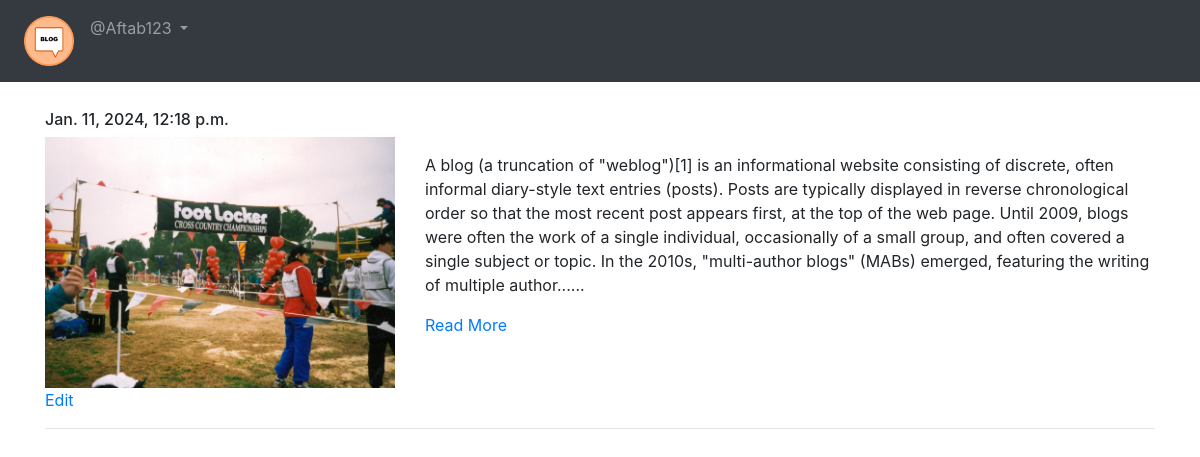
Page /blog/my-blogs/ (signed in) on the committed database.
### App_Blog/models.py (models this page shows, shortened)
class Blog(models.Model):
    author = models.ForeignKey(User, related_name='post_author', on_delete=models.CASCADE)
    blog_title = models.CharField(max_length=264, verbose_name="Put a Title")
    slug = models.SlugField(max_length=264, unique=True)
    blog_content = models.TextField(verbose_name="What is on your mind?")
    blog_image = models.ImageField(upload_to='blog_images', verbose_name="Image")
    publish_date = models.DateTimeField(auto_now_add=True)
    update_date = models.DateTimeField(auto_now=True)
    class Meta:
        ordering = ('-publish_date',)

### App_Blog/views.py (the view)
# urls.py: path('my-blogs/', views.MyBlogs.as_view(), name='my_blogs'),
class MyBlogs(LoginRequiredMixin, TemplateView):
    template_name = 'App_Blog/my_blogs.html'

### App_Blog/templatetags/custom_filters.py (called while the page is built)
@register.filter
def range_filter(value):
    return value[0:500] + "......"

### templates/App_Blog/my_blogs.html (shortened to what this page needs)
{% extends 'base.html' %}
{% load custom_filters %}
{% block body_block %}
{% for blog in user.post_author.all %}
<h6>{{blog.publish_date}}</h6>
<div class="row">
    <div class="col-sm-4">
        <img src="/media/{{blog.blog_image}}" width="100%">
    </div>
    <div class="col-sm-8">
        <p>{{blog.blog_content|range_filter|linebreaks}}</p>
        <a href="{% url 'App_Blog:blog_details' slug=blog.slug %}"> Read More</a>
    </div>
</div>
<a href="{% url 'App_Blog:edit_blog' pk=blog.pk %}">Edit</a>
<hr>
{% endfor %}
{% endblock %}

### templates/base.html (shortened to what this page needs)
<!DOCTYPE html>
<html lang="en" dir="ltr">
    <head>
        <link rel="stylesheet" href="https://maxcdn.bootstrapcdn.com/bootstrap/4.4.1/css/bootstrap.min.css">
        <link href="https://maxcdn.bootstrapcdn.com/font-awesome/4.7.0/css/font-awesome.min.css" rel="stylesheet">
    </head>
    <body>
        <nav class="navbar navbar-expand-sm bg-dark navbar-dark">
            <ul class="navbar-nav">
                <li class="nav-item active">
                    <a class="nav-link" href="{% url 'index' %}"><img src="/media/blog-icon.png" width="50px"></a>
                </li>
                {% if user.is_authenticated %}
                <div class="nav-item-dropdown">
                    <a class="nav-link dropdown-toggle" href="#" id="navbardrop" data-toggle="dropdown">
                        @{{ user.username }}
                    </a>
                </div>
                {% endif %}
            </ul>
        </nav>
        <div class="container" style="padding-top:20px">
            {% block body_block %}
            {% endblock %}
        </div>
    </body>
</html>

### rows in the picture
Blog: publish_date "Jan. 11, 2024, 12:18 p.m.", blog_image (picture), blog_content|range_filter "A blog (a truncation of \"weblog\")[1] is an informational website consisting of discrete, often informal diary-style text entries (posts). Posts are typically displayed in reverse chronological order so that the most recent post appears first, at the top of the web page. Until 2009, blogs were often the work of a single individual, occasionally of a small group, and often covered a single subject or topic. In the 2010s, \"multi-author blogs\" (MABs) emerged, featuring the writing of multiple author......"

### other values in the picture
{{ user.username }} "Aftab123"
